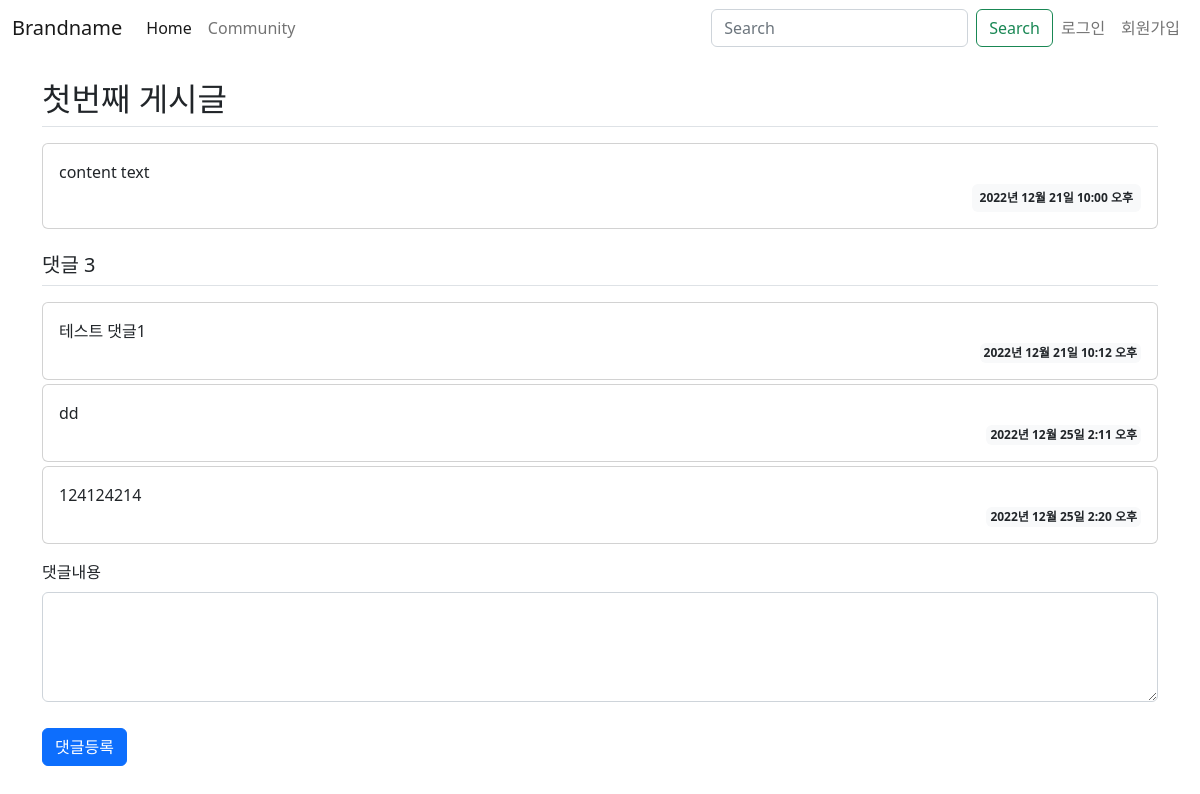
Screenshot of /community/1/ with the database file from the repository.
### community/models.py (models this page shows, shortened)
class Post(models.Model):
    author = models.ForeignKey(settings.AUTH_USER_MODEL, on_delete=models.CASCADE)
    title = models.CharField(max_length=100)
    photo = models.ImageField(blank=True, upload_to='community/book/%Y%m')
    content = models.TextField()
    create_date = models.DateTimeField(auto_now_add=True)
    update_date = models.DateTimeField(auto_now=True)
    class Meta:
        ordering = ['-id']

class Comment(models.Model):
    post = models.ForeignKey(Post, on_delete=models.CASCADE)
    content = models.TextField()
    create_date = models.DateTimeField(auto_now_add=True)
    update_date = models.DateTimeField(auto_now=True)

### community/views.py (the view)
# urls.py: path('<int:post_id>/', views.detail, name='detail'),
def detail(request, post_id):
    post = get_object_or_404(Post, pk=post_id)
    context = {'post': post}
    return render(request, 'community/detail.html', context)

### templates/community/detail.html (shortened to what this page needs)
{% extends 'base.html' %}
{% block content %}
<div class="container my-3">
    <h2 class="border-bottom py-2">{{ post.title }}</h2>
    <div class="card my-3">
        <div class="card-body">
            <div class="card-text" style="white-space: pre-line;">{{ post.content }}</div>
            <div class="d-flex justify-content-end">
                <div class="badge bg-light text-dark p-2">
                    {{ post.create_date }}
                </div>
            </div>
        </div>
    </div>
    <h5 class="border-bottom my-3 py-2">댓글 {{ post.comment_set.count }}</h5>
    {% for comment in post.comment_set.all %}
    <div class="card my-1">
        <div class="card-body">
            <div class="card-text" style="white-space: pre-line;">{{ comment.content }}</div>
            <div class="d-flex justify-content-end">
                <div class="badge bg-light text-dark p-1">
                    {{ comment.create_date }}
                </div>
            </div>
        </div>
    </div>
    {% endfor %}
<form action="{% url 'community:comment_create' post.id %}" method="post" class="my-3">
        <div class="mb-3">
            <label for="content" class="form-label">댓글내용</label>
            <textarea name="content" id="content" class="form-control" rows="4"></textarea>
        </div>
        <input type="submit" value="댓글등록" class="btn btn-primary">
    </form>
</div>
{% endblock %}

### static/style.css (style rules this page uses)
textarea { width:100%; }
input[type=submit] { margin-top:10px; }

### rows the page displays
Post: title "첫번째 게시글", content "content text", create_date "2022년 12월 21일 10:00 오후", comment_set.count "3"
Comment: content "테스트 댓글1", create_date "2022년 12월 21일 10:12 오후"
Comment: content "dd", create_date "2022년 12월 25일 2:11 오후"
Comment: content "124124214", create_date "2022년 12월 25일 2:20 오후"
